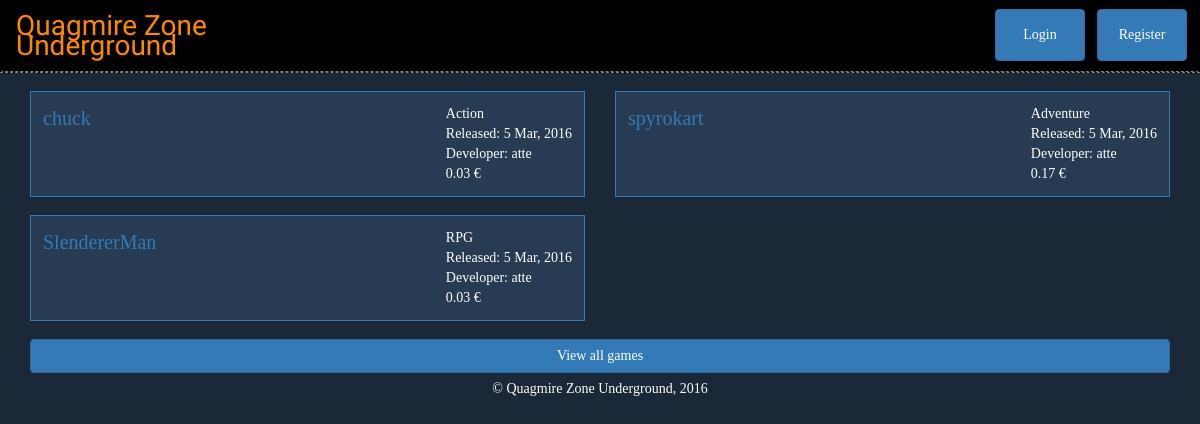
The app's page /, older data.
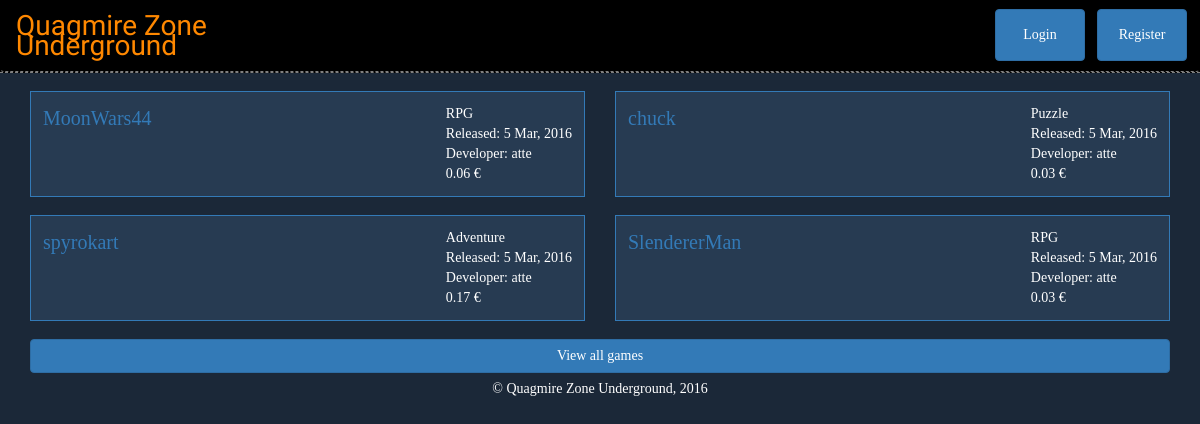
The same page, newer data.
### gamestore/models.py (models this page shows)
class Game(models.Model):
    name = models.CharField(max_length=80)
    URL = models.CharField(max_length=150, unique=True, validators=[URLAllowedChars])
    gameSource = models.URLField(max_length=300, unique=True)
    isPublic = models.BooleanField(default=False)
    genre = models.CharField(max_length=30, default='Unspecified', choices=GAME_GENRES)
    description = models.TextField(blank=True) # TODO: Think about how to implement line feeds.
    image = models.URLField(blank=True)
    image2 = models.URLField(blank=True)
    developer = models.ForeignKey(
        User,
        on_delete=models.SET_NULL,
        null=True)
    price = models.DecimalField(max_digits=7, decimal_places=2, default=0)
    createDate = models.DateTimeField(auto_now_add=True, null=True) # TODO: Not sure if works.
    updateDate = models.DateTimeField(auto_now=True, null=True)

### gamestore/views.py (the view)
# urls.py: url(r'^$', views.index),
def index(request):
	games = Game.objects.filter(isPublic=True)
	if len(games) is 0:
		return render(request, 'front_page.html', {'games': []})
	else:
		games = sorted(games, key=lambda x: x.createDate, reverse=True)
		return render(request, 'front_page.html', {'games': games[:4]})

### gamestore/templates/front_page.html (shortened to what this page needs)
{% load staticfiles %}
<html>
    <head>
        <link rel="stylesheet" href="https://maxcdn.bootstrapcdn.com/bootstrap/3.3.6/css/bootstrap.min.css">
        <link rel="stylesheet" type="text/css" href="{% static 'quagmire.css' %}">
    </head>
    <body>
        <header>
            <nav class="navbar">
                <ul class="nav navbar-nav">
                    <li class="title"><a href="/">Quagmire Zone<br>Underground</a></li>
                </ul>
                <div class="navbar-collapse">
                    <ul class="nav navbar-nav navbar-right">
                        {% if user.is_authenticated %}
                            <li>
                                <a href="/user/{{ user.username }}" class="btn btn-primary navbar-btn">{{ user.username }}</a>
                            </li>
                            {% if user.userextension.isDeveloper %}
                                <li>
                                    <a href="/developer/{{ user.username }}" class="btn btn-success navbar-btn">Developer page</a>
                                </li>
                            {% endif %}
                            <li>
                                <a href="/logout" class="btn btn-link navbar-btn" role="button">Logout</a>
                            </li>
                        {% else %}
                            <li>
                                <a href="/login" class="btn btn-primary navbar-btn" role="button">Login</a>
                            </li>
                            <li>
                                <a href="/register" class="btn btn-primary navbar-btn" role="button">Register</a>
                            </li>
                        {% endif %}
                    </ul>
                </div>
            </nav>
        </header>
        <div class="container">
            <div class="row">
                {% if games|length == 0 %}
                    <div class="generic">
                        No games were found. Perhaps you should become a <a href="/developerinfo">developer</a>?
                    </div>
                {% else %}
                    <div class="col-sm-6">
                        {% if games|length > 0 %}
                            <div class="gameinfo">
                                <div class="gameinfo-left">
                                    <a href="/game/{{ games.0.URL }}">{{ games.0.name }}</a><br><img class="resize" src="{{ games.0.image }}">
                                </div>
                                <div class="gameinfo-right">
                                    {{ games.0.genre }}<br>Released: {{ games.0.createDate|date:'j M, Y' }}<br>Developer: {{ games.0.developer }}<br>{{ games.0.price }} €
                                </div>
                            </div>
                        {% endif %}
                        {% if games|length > 2 %}
                            <div class="gameinfo">
                                <div class="gameinfo-left">
                                    <a href="/game/{{ games.2.URL }}">{{ games.2.name }}</a><br><img class="resize" src="{{ games.2.image }}">
                                </div>
                                <div class="gameinfo-right">
                                    {{ games.2.genre }}<br>Released: {{ games.2.createDate|date:'j M, Y' }}<br>Developer: {{ games.2.developer }}<br>{{ games.2.price }} €
                                </div>
                            </div>
                        {% endif %}
                    </div>
                    <div class="col-sm-6">
                        {% if games|length > 1 %}
                            <div class="gameinfo">
                                <div class="gameinfo-left">
                                    <a href="/game/{{ games.1.URL }}">{{ games.1.name }}</a><br><img class="resize" src="{{ games.1.image }}">
                                </div>
                                <div class="gameinfo-right">
                                    {{ games.1.genre }}<br>Released: {{ games.1.createDate|date:'j M, Y' }}<br>Developer: {{ games.1.developer }}<br>{{ games.1.price }} €
                                </div>
                            </div>
                        {% endif %}
                        {% if games|length > 3 %}
                            <div class="gameinfo">
                                <div class="gameinfo-left">
                                    <a href="/game/{{ games.3.URL }}">{{ games.3.name }}</a><br><img class="resize" src="{{ games.3.image }}">
                                </div>
                                <div class="gameinfo-right">
                                    {{ games.3.genre }}<br>Released: {{ games.3.createDate|date:'j M, Y' }}<br>Developer: {{ games.3.developer }}<br>{{ games.3.price }} €
                                </div>
                            </div>
                        {% endif %}
                    </div>
                {% endif %}
            </div>
        </div>
        <div class="container">
            <a href="/gamelist" class="btn btn-primary btn-block" role="button">View all games</a>
        </div>
        <footer class="footer">&copy; Quagmire Zone Underground, 2016</footer>
    </body>
</html>

### gamestore/static/quagmire.css (style rules this page uses)
body { margin: 0; height: 100%; background: #1B2838; color: #FFFFFF; font-family: "Verdana"; }
header { width: 100%; background: #000000; border-bottom: 1px dashed gray; }
.navbar { margin-bottom: 0; border-bottom: 1px dashed gray; }
.title { text-decoration: none; font-family: "Nosifer"; font-size: 28px; }
.title a { color: #FF8800; }
@media (min-width: 768px) { .nav > li > a.btn { min-width: 90px; margin-right: 12px; } }
.gameinfo { background-color: #273B52; border: 1px solid #337AB7; margin: 18px 0; padding: 12px; overflow: hidden; }
.gameinfo-left { float: left; font-size: 20px; }
.gameinfo-right { float: right; }
footer { width: 100%; text-align: center; margin: 6px 0; }

Row changes from the older to the newer data that the page shows:
added Game: name "MoonWars44", genre "RPG", createDate "5 Mar, 2016", developer.username "atte", price "0.06"
shown differently, row unchanged: Game "SlendererMan": name (not shown) → "SlendererMan"; genre (not shown) → "RPG"; createDate (not shown) → "5 Mar, 2016"; developer.username (not shown) → "atte"; price (not shown) → "0.03"
Text that changed along with them:
{{ games.2.name }}: "SlendererMan" → "spyrokart"
{{ games.2.genre }}: "RPG" → "Adventure"
{{ games.2.price }}: "0.03" → "0.17"
{{ games.1.name }}: "spyrokart" → "chuck"
{{ games.1.genre }}: "Adventure" → "Puzzle"
{{ games.1.price }}: "0.17" → "0.03"
{{ games.0.name }}: "chuck" → "MoonWars44"
{{ games.0.genre }}: "Action" → "RPG"
{{ games.0.price }}: "0.03" → "0.06"
text now shown: "Released: Developer: €"
